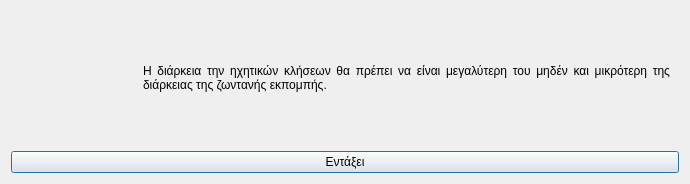
<?xml version="1.0" encoding="UTF-8"?>
<ui version="4.0">
 <class>Dialog</class>
 <widget class="QDialog" name="Dialog">
  <property name="geometry">
   <rect>
    <x>0</x>
    <y>0</y>
    <width>690</width>
    <height>184</height>
   </rect>
  </property>
  <property name="windowTitle">
   <string>Σφάλμα στην διάρκεια των ηχητικών κλήσεων</string>
  </property>
  <property name="windowIcon">
   <iconset resource="../../../../icons.qrc">
    <normaloff>:/rest-windows/assets/images/rest-windows/information.png</normaloff>:/rest-windows/assets/images/rest-windows/information.png</iconset>
  </property>
  <layout class="QGridLayout" name="gridLayout">
   <item row="0" column="0">
    <widget class="QFrame" name="frame">
     <property name="styleSheet">
      <string notr="true">QFrame{border:0px;}</string>
     </property>
     <property name="frameShape">
      <enum>QFrame::StyledPanel</enum>
     </property>
     <property name="frameShadow">
      <enum>QFrame::Raised</enum>
     </property>
     <layout class="QHBoxLayout" name="horizontalLayout">
      <item>
       <widget class="QLabel" name="image_label">
        <property name="maximumSize">
         <size>
          <width>117</width>
          <height>117</height>
         </size>
        </property>
        <property name="text">
         <string/>
        </property>
        <property name="pixmap">
         <pixmap resource="../../../../icons.qrc">:/rest-windows/assets/images/rest-windows/information.png</pixmap>
        </property>
        <property name="scaledContents">
         <bool>true</bool>
        </property>
       </widget>
      </item>
      <item>
       <widget class="QLabel" name="label">
        <property name="text">
         <string>Η διάρκεια την ηχητικών κλήσεων θα πρέπει να είναι μεγαλύτερη του μηδέν και μικρότερη της διάρκειας της ζωντανής εκπομπής.</string>
        </property>
        <property name="alignment">
         <set>Qt::AlignJustify|Qt::AlignVCenter</set>
        </property>
        <property name="wordWrap">
         <bool>true</bool>
        </property>
       </widget>
      </item>
     </layout>
    </widget>
   </item>
   <item row="1" column="0">
    <widget class="QPushButton" name="ok">
     <property name="text">
      <string>Εντάξει</string>
     </property>
     <property name="icon">
      <iconset resource="../../../../icons.qrc">
       <normaloff>:/rest-windows/assets/images/rest-windows/ok.png</normaloff>:/rest-windows/assets/images/rest-windows/ok.png</iconset>
     </property>
    </widget>
   </item>
  </layout>
 </widget>
 <tabstops>
  <tabstop>ok</tabstop>
 </tabstops>
 <resources>
  <include location="../../../../icons.qrc"/>
  <include location="../../../../icons.qrc"/>
  <include location="../../../../icons.qrc"/>
  <include location="../../../../icons.qrc"/>
  <include location="../../../../icons.qrc"/>
 </resources>
 <connections/>
</ui>
